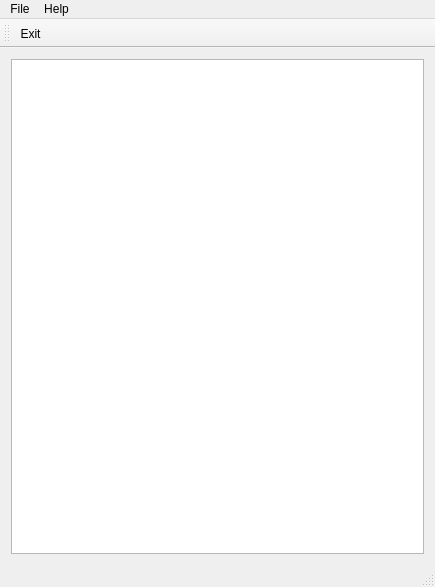
<?xml version="1.0" encoding="UTF-8"?>
<ui version="4.0">
 <class>MainWindow</class>
 <widget class="QMainWindow" name="MainWindow">
  <property name="geometry">
   <rect>
    <x>0</x>
    <y>0</y>
    <width>435</width>
    <height>587</height>
   </rect>
  </property>
  <property name="windowTitle">
   <string>MainWindow</string>
  </property>
  <widget class="QWidget" name="centralWidget">
   <layout class="QHBoxLayout" name="horizontalLayout">
    <item>
     <widget class="QTreeView" name="treeView">
      <property name="sortingEnabled">
       <bool>true</bool>
      </property>
      <property name="animated">
       <bool>true</bool>
      </property>
     </widget>
    </item>
   </layout>
  </widget>
  <widget class="QMenuBar" name="menuBar">
   <property name="geometry">
    <rect>
     <x>0</x>
     <y>0</y>
     <width>435</width>
     <height>20</height>
    </rect>
   </property>
   <widget class="QMenu" name="menuFile">
    <property name="title">
     <string>File</string>
    </property>
    <addaction name="actionExit"/>
   </widget>
   <widget class="QMenu" name="menuHelp">
    <property name="title">
     <string>Help</string>
    </property>
    <addaction name="actionAbout_Qt"/>
   </widget>
   <addaction name="menuFile"/>
   <addaction name="menuHelp"/>
  </widget>
  <widget class="QToolBar" name="mainToolBar">
   <attribute name="toolBarArea">
    <enum>TopToolBarArea</enum>
   </attribute>
   <attribute name="toolBarBreak">
    <bool>false</bool>
   </attribute>
   <addaction name="actionExit"/>
  </widget>
  <widget class="QStatusBar" name="statusBar"/>
  <action name="actionExit">
   <property name="text">
    <string>Exit</string>
   </property>
   <property name="shortcut">
    <string>Ctrl+Q</string>
   </property>
  </action>
  <action name="actionAbout_Qt">
   <property name="text">
    <string>About Qt</string>
   </property>
  </action>
 </widget>
 <layoutdefault spacing="6" margin="11"/>
 <resources/>
 <connections>
  <connection>
   <sender>actionExit</sender>
   <signal>triggered()</signal>
   <receiver>MainWindow</receiver>
   <slot>close()</slot>
   <hints>
    <hint type="sourcelabel">
     <x>-1</x>
     <y>-1</y>
    </hint>
    <hint type="destinationlabel">
     <x>217</x>
     <y>293</y>
    </hint>
   </hints>
  </connection>
 </connections>
</ui>
